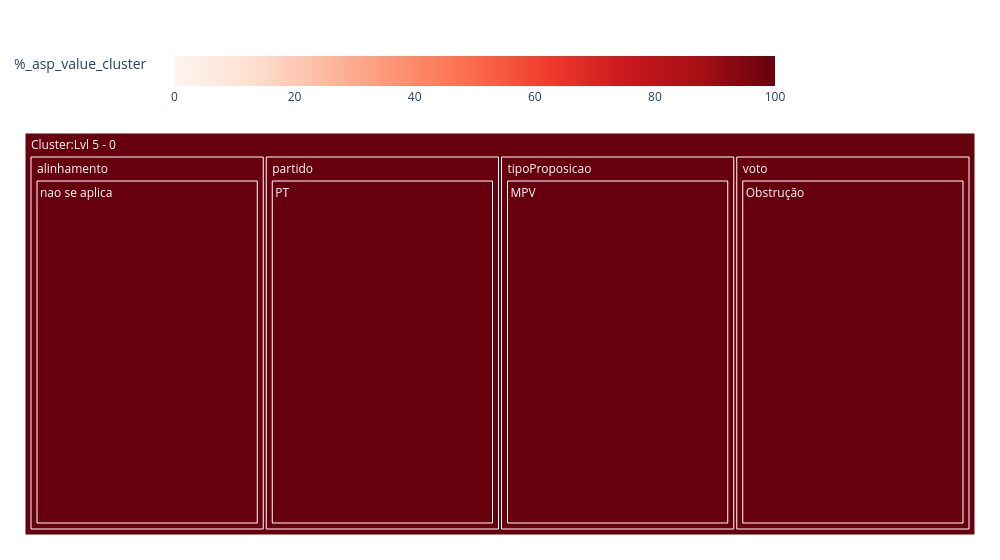

Notebook code for this chart:
### Code cell
plot_treemap_cluster(df.copy(), TreeNode.df_leaves.copy(), 'Lvl 5 - 0', ['alinhamento', 'partido', 'tipoProposicao','voto'])

### Figure 1 — Plotly figure (JSON) as saved in the notebook; plotly's stock layout.template omitted (floating-point values rounded to 4 significant figures)
{"data": [{"branchvalues": "total", "customdata": [["0.01", 100], ["0.01", 100], ["0.01", 100], ["0.07", 100], ["0.01", 100], ["0.01", 100], ["0.01", 100], ["0.07", 100], ["(?)", 100]], "domain": {"x": [0, 1], "y": [0, 1]}, "hovertemplate": "labels=%{label}<br>#_votes_cluster=%{value}<br>parent=%{parent}<br>id=%{id}<br>%_asp_value_tot=%{customdata[0]}<br>%_asp_value_cluster=%{color}<extra></extra>", "ids": ["Cluster:Lvl 5 - 0/alinhamento/nao se aplica", "Cluster:Lvl 5 - 0/partido/PT", "Cluster:Lvl 5 - 0/tipoProposicao/MPV", "Cluster:Lvl 5 - 0/voto/Obstrução", "Cluster:Lvl 5 - 0/alinhamento", "Cluster:Lvl 5 - 0/partido", "Cluster:Lvl 5 - 0/tipoProposicao", "Cluster:Lvl 5 - 0/voto", "Cluster:Lvl 5 - 0"], "labels": ["nao se aplica", "PT", "MPV", "Obstrução", "alinhamento", "partido", "tipoProposicao", "voto", "Cluster:Lvl 5 - 0"], "marker": {"coloraxis": "coloraxis", "colors": [100.0, 100.0, 100.0, 100.0, 100.0, 100.0, 100.0, 100.0, 100.0]}, "name": "", "parents": ["Cluster:Lvl 5 - 0/alinhamento", "Cluster:Lvl 5 - 0/partido", "Cluster:Lvl 5 - 0/tipoProposicao", "Cluster:Lvl 5 - 0/voto", "Cluster:Lvl 5 - 0", "Cluster:Lvl 5 - 0", "Cluster:Lvl 5 - 0", "Cluster:Lvl 5 - 0", ""], "root": {"color": "lightgrey"}, "type": "treemap", "values": [7.0, 7.0, 7.0, 7.0, 7.0, 7.0, 7.0, 7.0, 28.0]}], "layout": {"coloraxis": {"cmid": 50, "colorbar": {"len": 0.8, "orientation": "h", "title": {"text": "%_asp_value_cluster"}, "x": 0.4, "y": 1.05}, "colorscale": [[0, "rgb(255,245,240)"], [0.125, "rgb(254,224,210)"], [0.25, "rgb(252,187,161)"], [0.375, "rgb(252,146,114)"], [0.5, "rgb(251,106,74)"], [0.625, "rgb(239,59,44)"], [0.75, "rgb(203,24,29)"], [0.875, "rgb(165,15,21)"], [1, "rgb(103,0,13)"]]}, "legend": {"tracegroupgap": 0}, "margin": {"b": 25, "l": 25, "r": 25, "t": 50}, "width": 1000}}
